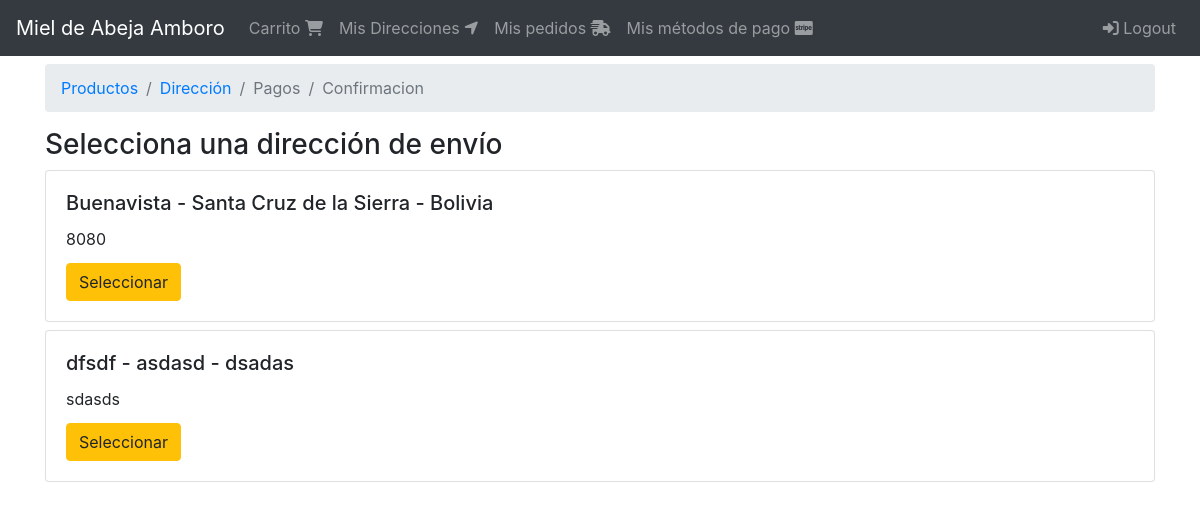
/orden/seleccionar/direccion (signed in), run on the app's committed database.
### shipping_addresses/models.py (models this page shows, shortened)
class ShippingAddress(models.Model):
    user = models.ForeignKey(User, null=False, blank=False, on_delete=models.CASCADE)
    line1 = models.CharField(max_length=200)
    line2 = models.CharField(max_length=200, blank=True)
    city = models.CharField(max_length=100)
    state = models.CharField(max_length=100)
    country = models.CharField(max_length=50)
    reference = models.CharField(max_length=300)
    postal_code = models.CharField(max_length=10, null=False, blank=False) #zip
    default = models.BooleanField(default=False)
    created_at = models.DateTimeField(auto_now_add=True)
    @property
    def address(self):
        return '{} - {} - {}'.format(self.city, self.state, self.country)

### orders/views.py (the view)
# urls.py: path('seleccionar/direccion', views.select_address, name='select_address'),
@login_required(login_url='login')
def select_address(request):
    shipping_addresses = request.user.addresses
    return render(request, 'orders/select_address.html', {
        'breadcrumb': breadcrumb(address=True),
        'shipping_addresses': shipping_addresses
    })

### orders/utils.py (called while the page is built)
def breadcrumb(products=True, address=False, payment=False, confirmation=False):
    return [
        {'tittle':'Productos', 'active':products, 'url': reverse('orders:order') },
        {'tittle':'Dirección', 'active':address, 'url': reverse('orders:address') },
        {'tittle':'Pagos','active':payment, 'url': reverse('orders:payment')},
        {'tittle':'Confirmacion','active':confirmation, 'url': reverse('orders:confirm')},
    ]

### users/models.py (called while the page is built)
    @property
    def addresses(self):
        return self.shippingaddress_set.all()

### orders/templates/orders/select_address.html
{% extends 'base.html' %}
{% block breadcrumb %}
  {% include 'orders/snippets/breadcrumb.html' %}
{% endblock %}
{% block content %}
  <div class="col">
    <div class="h3">
      Selecciona una dirección de envío
    </div>
    <div class="mt-2">
      {% for shipping_address in shipping_addresses %}
        <div class="card mb-2">
          <div class="card-body">
            <h5 class="card-title">{{ shipping_address.address }}</h5>
            <p class="card-title">{{ shipping_address.postal_code }}</p>
            <a href="{% url 'orders:check_address' shipping_address.pk %}" class="btn btn-warning">
              Seleccionar
            </a>
          </div>
        </div>
      {% endfor %}
    </div>
  </div>
{% endblock %}

### data on the page
ShippingAddress: address "Buenavista - Santa Cruz de la Sierra - Bolivia", postal_code "8080"
ShippingAddress: address "dfsdf - asdasd - dsadas", postal_code "sdasds"

### other printed values
{{ item.tittle }} "Productos" "Dirección"
{{ item.tittle }} "Pagos" "Confirmacion"
